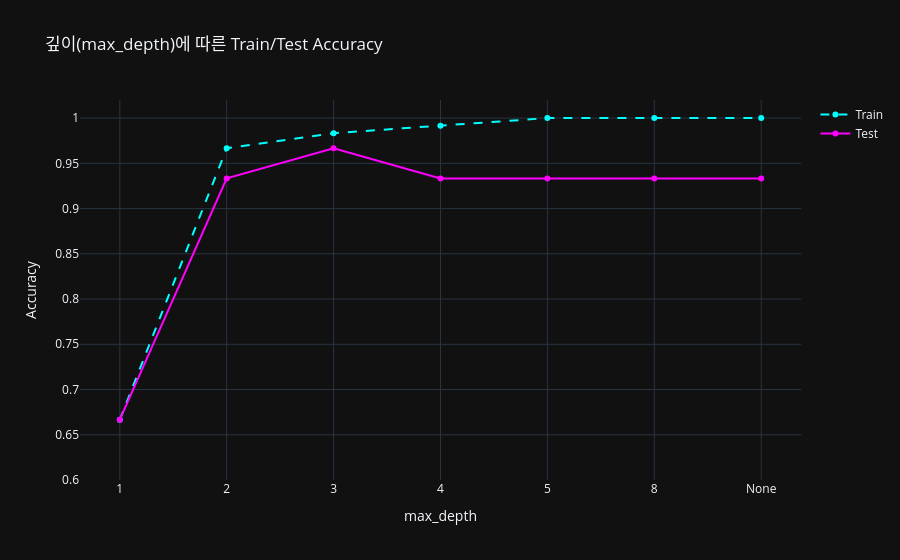

Write notebook code for a chart like this one.
### Code cell
fig = go.Figure()
fig.add_trace(go.Scatter(
    x=depth_df["max_depth"], y=depth_df["train_acc"],
    mode="lines+markers", name="Train",
    line=dict(color="cyan", dash="dash")
))
fig.add_trace(go.Scatter(
    x=depth_df["max_depth"], y=depth_df["test_acc"],
    mode="lines+markers", name="Test",
    line=dict(color="magenta")
))
fig.update_layout(
    title="깊이(max_depth)에 따른 Train/Test Accuracy",
    xaxis_title="max_depth",
    yaxis_title="Accuracy",
    template="plotly_dark",
    yaxis=dict(range=[0.6, 1.02])
)
fig.show()

### Figure 1 — Plotly figure (JSON) as saved in the notebook; plotly's stock layout.template omitted (floating-point values rounded to 4 significant figures)
{"data": [{"line": {"color": "cyan", "dash": "dash"}, "mode": "lines+markers", "name": "Train", "type": "scatter", "x": ["1", "2", "3", "4", "5", "8", "None"], "y": [0.6667, 0.9667, 0.9833, 0.9917, 1.0, 1.0, 1.0]}, {"line": {"color": "magenta"}, "mode": "lines+markers", "name": "Test", "type": "scatter", "x": ["1", "2", "3", "4", "5", "8", "None"], "y": [0.6667, 0.9333, 0.9667, 0.9333, 0.9333, 0.9333, 0.9333]}], "layout": {"title": {"text": "깊이(max_depth)에 따른 Train/Test Accuracy"}, "xaxis": {"title": {"text": "max_depth"}}, "yaxis": {"range": [0.6, 1.02], "title": {"text": "Accuracy"}}}}
